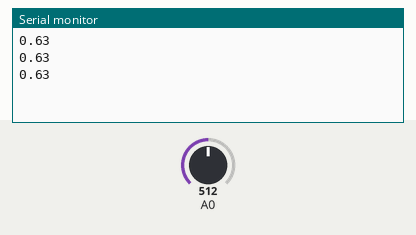
Recording of a sketch running on a simulated Arduino Uno, built with avr-gcc and run on an emulated ATmega328P. Parts: the last lines printed to the serial monitor. The test bench sets the inputs (shaded band); at power-on: A0 = 512.

Above: at 1.3 s.
1.4 s: A0 set to 716
At 1.9 s:
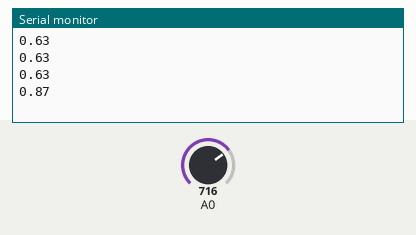
2.9 s: A0 set to 900
At 3.4 s:
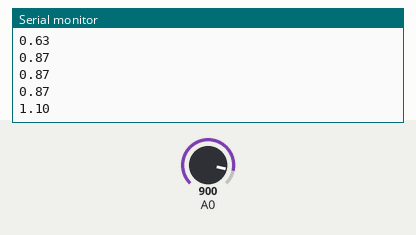
Timing chart, 0 to 5.9 s (numbered marks = the images above; inputs shaded):
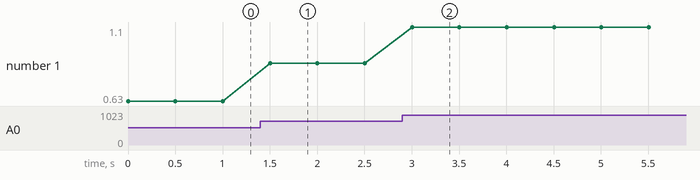

Measured:
- after the input at 1.4 s, the serial monitor: prints a new line after 0.10 s (image 1)
- after the input at 2.9 s, the serial monitor: prints a new line after 0.10 s (image 2)
- plotted number 1: 0.63 → 0.87 after the input at 1.4 s, 0.87 → 1.1 after the input at 2.9 s

The sketch:

Turbidity.ino
```cpp
void setup() {
  Serial.begin(9600); // initialize the Serial Monitor with a baud rate of 9600
}
void loop() {
  int sensorValue = analogRead(A0); // read the input on analog pin 0:
  float voltage = sensorValue * (5.0 / 4095.0); // Convert the analog reading (which goes from 0 - 4095) to a voltage (0 - 5V):
  Serial.println(voltage); // print out the value you read:
  delay(500); // wait for half a second before repeating the loop
}
```
